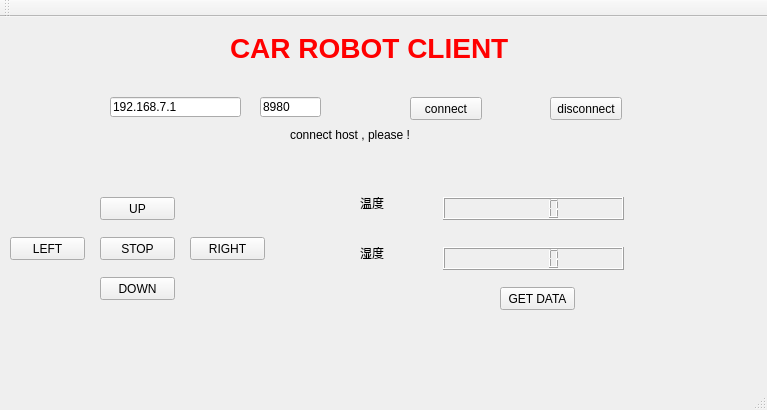
<?xml version="1.0" encoding="UTF-8"?>
<ui version="4.0">
 <class>MainWindow</class>
 <widget class="QMainWindow" name="MainWindow">
  <property name="geometry">
   <rect>
    <x>0</x>
    <y>0</y>
    <width>767</width>
    <height>410</height>
   </rect>
  </property>
  <property name="windowTitle">
   <string>MainWindow</string>
  </property>
  <widget class="QWidget" name="centralWidget">
   <widget class="QPushButton" name="connect">
    <property name="geometry">
     <rect>
      <x>410</x>
      <y>80</y>
      <width>72</width>
      <height>23</height>
     </rect>
    </property>
    <property name="text">
     <string>connect</string>
    </property>
   </widget>
   <widget class="QPushButton" name="disconnect">
    <property name="geometry">
     <rect>
      <x>550</x>
      <y>80</y>
      <width>72</width>
      <height>23</height>
     </rect>
    </property>
    <property name="text">
     <string>disconnect</string>
    </property>
   </widget>
   <widget class="QLineEdit" name="ipserveradd">
    <property name="geometry">
     <rect>
      <x>110</x>
      <y>80</y>
      <width>131</width>
      <height>20</height>
     </rect>
    </property>
    <property name="text">
     <string>192.168.7.1</string>
    </property>
   </widget>
   <widget class="QLineEdit" name="port">
    <property name="geometry">
     <rect>
      <x>260</x>
      <y>80</y>
      <width>61</width>
      <height>20</height>
     </rect>
    </property>
    <property name="text">
     <string>8980</string>
    </property>
   </widget>
   <widget class="QLabel" name="statuslabel">
    <property name="geometry">
     <rect>
      <x>290</x>
      <y>110</y>
      <width>211</width>
      <height>16</height>
     </rect>
    </property>
    <property name="text">
     <string>connect host , please !</string>
    </property>
   </widget>
   <widget class="QPushButton" name="send">
    <property name="geometry">
     <rect>
      <x>500</x>
      <y>270</y>
      <width>75</width>
      <height>23</height>
     </rect>
    </property>
    <property name="text">
     <string>GET DATA</string>
    </property>
   </widget>
   <widget class="QPushButton" name="UP_Button">
    <property name="geometry">
     <rect>
      <x>100</x>
      <y>180</y>
      <width>75</width>
      <height>23</height>
     </rect>
    </property>
    <property name="text">
     <string>UP</string>
    </property>
   </widget>
   <widget class="QPushButton" name="LEFT_Button">
    <property name="geometry">
     <rect>
      <x>10</x>
      <y>220</y>
      <width>75</width>
      <height>23</height>
     </rect>
    </property>
    <property name="text">
     <string>LEFT</string>
    </property>
   </widget>
   <widget class="QPushButton" name="RIGHT_Button">
    <property name="geometry">
     <rect>
      <x>190</x>
      <y>220</y>
      <width>75</width>
      <height>23</height>
     </rect>
    </property>
    <property name="text">
     <string>RIGHT</string>
    </property>
   </widget>
   <widget class="QPushButton" name="DOWN_Button">
    <property name="geometry">
     <rect>
      <x>100</x>
      <y>260</y>
      <width>75</width>
      <height>23</height>
     </rect>
    </property>
    <property name="text">
     <string>DOWN</string>
    </property>
   </widget>
   <widget class="QPushButton" name="STOP_Button">
    <property name="geometry">
     <rect>
      <x>100</x>
      <y>220</y>
      <width>75</width>
      <height>23</height>
     </rect>
    </property>
    <property name="text">
     <string>STOP</string>
    </property>
   </widget>
   <widget class="QLCDNumber" name="tp_Number">
    <property name="geometry">
     <rect>
      <x>443</x>
      <y>180</y>
      <width>181</width>
      <height>23</height>
     </rect>
    </property>
    <property name="styleSheet">
     <string notr="true"/>
    </property>
   </widget>
   <widget class="QLabel" name="tp_label">
    <property name="geometry">
     <rect>
      <x>360</x>
      <y>180</y>
      <width>54</width>
      <height>12</height>
     </rect>
    </property>
    <property name="text">
     <string>温度</string>
    </property>
   </widget>
   <widget class="QLabel" name="sd_label">
    <property name="geometry">
     <rect>
      <x>360</x>
      <y>230</y>
      <width>54</width>
      <height>12</height>
     </rect>
    </property>
    <property name="text">
     <string>湿度</string>
    </property>
   </widget>
   <widget class="QLCDNumber" name="sd_Number">
    <property name="geometry">
     <rect>
      <x>443</x>
      <y>230</y>
      <width>181</width>
      <height>23</height>
     </rect>
    </property>
    <property name="styleSheet">
     <string notr="true"/>
    </property>
   </widget>
   <widget class="QLabel" name="label">
    <property name="geometry">
     <rect>
      <x>230</x>
      <y>10</y>
      <width>341</width>
      <height>41</height>
     </rect>
    </property>
    <property name="font">
     <font>
      <pointsize>21</pointsize>
      <weight>75</weight>
      <italic>false</italic>
      <bold>true</bold>
      <underline>false</underline>
     </font>
    </property>
    <property name="styleSheet">
     <string notr="true">color: rgb(255, 0, 0);</string>
    </property>
    <property name="text">
     <string>CAR ROBOT CLIENT</string>
    </property>
   </widget>
  </widget>
  <widget class="QMenuBar" name="menuBar">
   <property name="geometry">
    <rect>
     <x>0</x>
     <y>0</y>
     <width>767</width>
     <height>23</height>
    </rect>
   </property>
  </widget>
  <widget class="QToolBar" name="mainToolBar">
   <attribute name="toolBarArea">
    <enum>TopToolBarArea</enum>
   </attribute>
   <attribute name="toolBarBreak">
    <bool>false</bool>
   </attribute>
  </widget>
  <widget class="QStatusBar" name="statusBar"/>
 </widget>
 <layoutdefault spacing="6" margin="11"/>
 <resources/>
 <connections/>
</ui>
